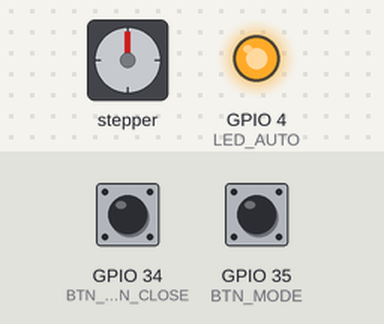
The program below on a simulated ESP32. Shown: stepper motor, output pins drawn as LEDs (lit = HIGH). The test bench sets the inputs (shaded band); at power-on: GPIO 35 (BTN_MODE) HIGH, GPIO 34 (BTN_OPEN_CLOSE) HIGH. Stepper angles assume 2048 steps per turn; what the program prints to the serial monitor is not drawn.

Above: at 1.2 s.
1.3 s: GPIO 35 (BTN_MODE) pulled LOW for 0.15 s
At 2.3 s:
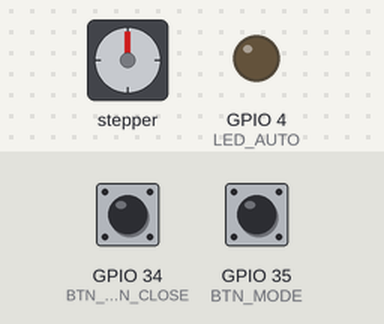
2.9 s: GPIO 34 (BTN_OPEN_CLOSE) pulled LOW for 0.15 s
At 3.75 s:
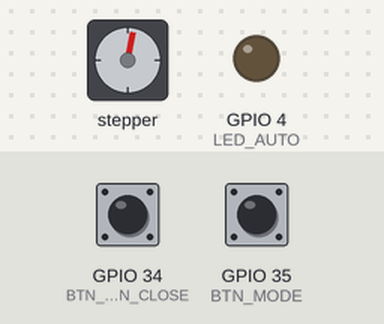
5.9 s: GPIO 35 (BTN_MODE) pulled LOW for 1 s
At 6.05 s:
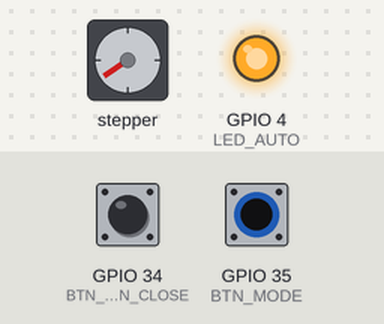
8.9 s: GPIO 35 (BTN_MODE) pulled LOW for 0.15 s
At 9.05 s:
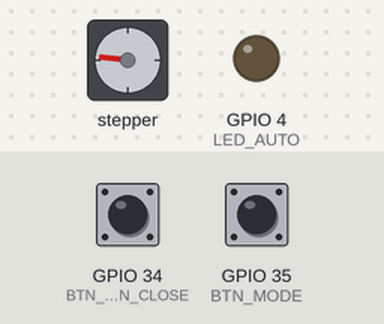
11.9 s: GPIO 34 (BTN_OPEN_CLOSE) pulled LOW for 1 s
At 12.43 s:
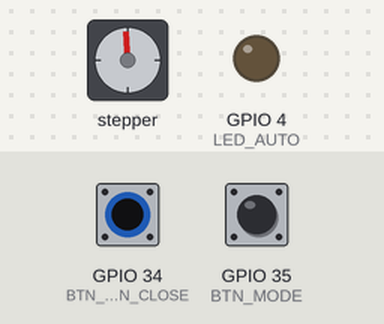
15.9 s: GPIO 34 (BTN_OPEN_CLOSE) pulled LOW for 0.15 s
Timing chart, 0 to 23.2 s (numbered marks = the images above; inputs shaded):
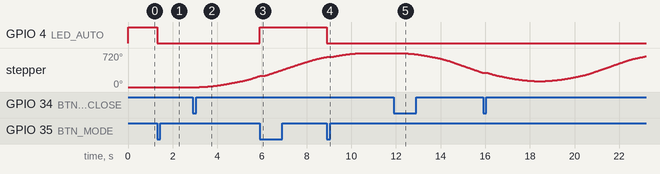

The program:

main.cpp
```cpp
#include <Arduino.h>
#include "motor_handle.h"
#include "manual_handle.h"
#include "espnow_handle.h"
#include "esp_now.h"

// Timer gửi heartbeat hoặc update định kỳ
unsigned long lastUpdate = 0;

void setup() {
    Serial.begin(115200);

    // 1. Khởi tạo Motor
    initMotor();

    // 2. Khởi tạo Nút bấm
    initManualControl();

    // 3. Khởi tạo Mạng
    initESPNow();

    Serial.println("🚀 Client 7 (Curtain) START");
}

void loop() {
    // 1. Luôn chạy vòng lặp motor (AccelStepper cần gọi liên tục)
    runMotorLoop();

    // 2. Kiểm tra nút bấm vật lý
    handleButtons();

    // 3. (Tùy chọn) Gửi cập nhật định kỳ mỗi 30s để App đồng bộ chắc chắn
    if (millis() - lastUpdate > 30000) {
        lastUpdate = millis();
        // Chỉ gửi nếu motor đang đứng yên để tránh spam khi đang chạy
        if (!isMotorRunning()) {
            sendCurtainStatusToGateway();
        }
    }
}
```

espnow_handle.h
```cpp
#ifndef ESPNOW_HANDLE_H
#define ESPNOW_HANDLE_H

#include <Arduino.h>
#include <WiFi.h>
#include "esp_now_config.h" // File config chung (Chứa MAC, ID...)
#include "data_struct.h"    // File struct chung
#include "esp_now.h"

// ===== HÀM =====
void initESPNow();
void sendCurtainStatusToGateway();

// Logic tự động hóa dựa trên Lux nhận được
void processAutoLogic(float lux);

#endif
```

manual_handle.cpp
```cpp
#include "manual_handle.h"
#include "motor_handle.h"
#include "espnow_handle.h" // Để gửi báo cáo khi bấm nút

bool isManualMode = false; // Mặc định là Tự động

void initManualControl() {
    pinMode(BTN_OPEN_CLOSE, INPUT_PULLUP); // Hoặc INPUT tùy mạch
    pinMode(BTN_MODE, INPUT_PULLUP);
    pinMode(LED_AUTO, OUTPUT);
    digitalWrite(LED_AUTO, HIGH); // Sáng = Auto
}

void handleButtons() {
    // 1. Xử lý nút Chế độ (Mode)
    static int lastModeBtn = HIGH;
    int currentModeBtn = digitalRead(BTN_MODE);

    if (lastModeBtn == HIGH && currentModeBtn == LOW) {
        isManualMode = !isManualMode;
        digitalWrite(LED_AUTO, !isManualMode); // Auto sáng, Manual tắt

        Serial.printf("👉 Mode changed: %s\n", isManualMode ? "MANUAL" : "AUTO");

        // Gửi báo cáo về Gateway ngay
        sendCurtainStatusToGateway();
        delay(200); // Debounce
    }
    lastModeBtn = currentModeBtn;

    // 2. Xử lý nút Đóng/Mở (Chỉ hoạt động khi Manual)
    if (isManualMode) {
        static int lastActionBtn = HIGH;
        int currentActionBtn = digitalRead(BTN_OPEN_CLOSE);

        if (lastActionBtn == HIGH && currentActionBtn == LOW) {
            // Logic đơn giản: Đang mở (>50%) thì đóng, đang đóng thì mở
            if (currentPercent > 50) {
                setCurtainPercent(0); // Đóng
            } else {
                setCurtainPercent(100); // Mở
            }
            sendCurtainStatusToGateway();
            delay(200);
        }
        lastActionBtn = currentActionBtn;
    }
}
```

manual_handle.h
```cpp
#ifndef MANUAL_HANDLE_H
#define MANUAL_HANDLE_H

#include <Arduino.h>

// ===== CẤU HÌNH CHÂN =====
#define BTN_OPEN_CLOSE   34
#define BTN_MODE         35
#define LED_AUTO         4

// ===== BIẾN TRẠNG THÁI =====
extern bool isManualMode;

// ===== HÀM =====
void initManualControl();
void handleButtons();

#endif
```

motor_handle.cpp
```cpp
#include "motor_handle.h"

// Khởi tạo AccelStepper (Full 4 wire)
AccelStepper curtainMotor(AccelStepper::FULL4WIRE, IN1, IN3, IN2, IN4);

long maxSteps = 4096; // Giả sử 1 vòng hoặc hành trình cụ thể (Cần calibrate thực tế)
uint8_t currentPercent = 0;

void initMotor() {
    curtainMotor.setMaxSpeed(1000.0);
    curtainMotor.setAcceleration(500.0);
    // Giả sử khởi động là đang đóng hoàn toàn (0)
    curtainMotor.setCurrentPosition(0);
    Serial.println("✅ Motor Init OK");
}

void runMotorLoop() {
    if (curtainMotor.distanceToGo() != 0) {
        curtainMotor.run();
    }

    // Cập nhật % hiện tại theo vị trí thực
    long pos = curtainMotor.currentPosition();
    // Constrain để tránh bug
    if (pos < 0) pos = 0;
    if (pos > maxSteps) pos = maxSteps;

    currentPercent = map(pos, 0, maxSteps, 0, 100);
}

void setCurtainPercent(int percent) {
    if (percent < 0) percent = 0;
    if (percent > 100) percent = 100;

    long targetStep = map(percent, 0, 100, 0, maxSteps);
    curtainMotor.moveTo(targetStep);

    Serial.printf("🎬 Motor Target: %d%% (Step: %ld)\n", percent, targetStep);
}

void stopMotor() {
    curtainMotor.stop();
    // Cập nhật lại vị trí dừng làm mốc mới để tránh trôi
    curtainMotor.runToPosition();
}

bool isMotorRunning() {
    return curtainMotor.distanceToGo() != 0;
}
```

motor_handle.h
```cpp
#ifndef MOTOR_MANAGER_H
#define MOTOR_MANAGER_H

#include <Arduino.h>
#include <AccelStepper.h>

// ===== CẤU HÌNH CHÂN MOTOR (ULN2003) =====
#define IN1 26
#define IN2 25
#define IN3 33
#define IN4 32

// ===== CẤU HÌNH AUTO =====
#define LUX_TARGET      150.0  // Ngưỡng ánh sáng mong muốn
#define LUX_TOLERANCE   30.0   // Dung sai

// ===== BIẾN TOÀN CỤC =====
extern AccelStepper curtainMotor;
extern long maxSteps;       // Tổng số bước (Full hành trình)
extern uint8_t currentPercent; // 0-100%

// ===== HÀM =====
void initMotor();
void runMotorLoop();
void setCurtainPercent(int percent); // Điều khiển rèm đến % cụ thể
void stopMotor();
bool isMotorRunning();

#endif
```

Measured:
- after the input at 1.3 s, GPIO 4 (LED_AUTO): HIGH → LOW at once
- after the input at 2.9 s, stepper: keeps turning clockwise at about 87°/s, starting after 0.29 s
- after the input at 5.9 s, GPIO 4 (LED_AUTO): LOW → HIGH at once
- after the input at 8.9 s, GPIO 4 (LED_AUTO): HIGH → LOW at once
- after the input at 11.9 s, stepper: keeps turning counter-clockwise at about 110°/s, starting after 0.20 s
